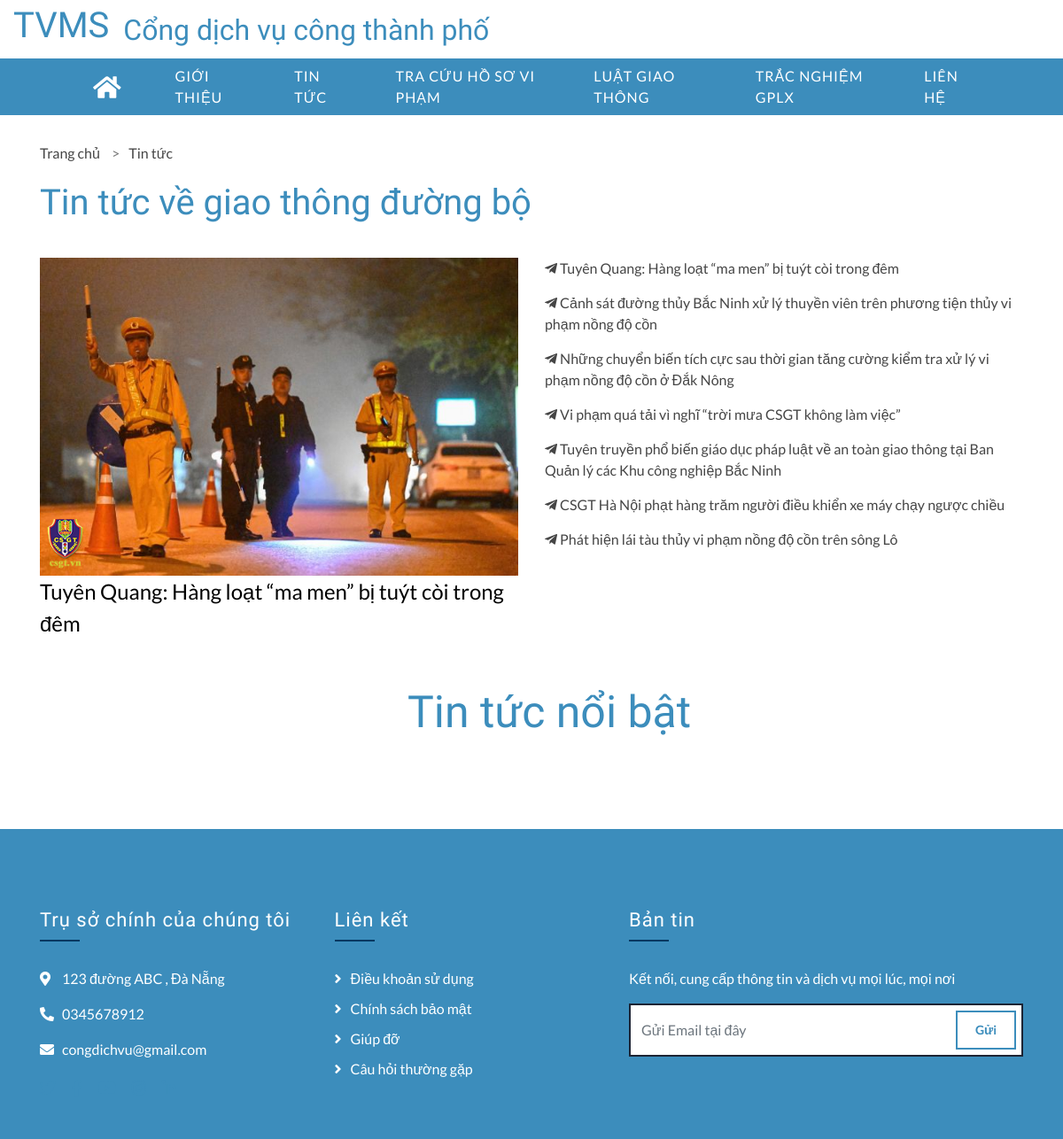
The app's page /cap-2/?page=news with its own data.
### tables this page shows
CREATE TABLE `news_list` (
  `id` int(4) NOT NULL,
  `user_id` int(30) NOT NULL,
  `title` varchar(225) NOT NULL,
  `sub_title` text NOT NULL,
  `post_date` datetime NOT NULL DEFAULT current_timestamp(),
  `image` text NOT NULL,
  `content` longtext NOT NULL,
  `updated_on` timestamp NULL DEFAULT NULL ON UPDATE current_timestamp()
);

### news.php (the view, shortened to what this page needs)
<?php require_once('inc/header.php') ?>
<?php require_once('inc/subnav.php') ?>
<div class="feature mt-125">
    <div class="container">
        <ul class="breadcrumb">
            <li class="item-breadcrumb">
                <a href="<?php echo base_url ?>?page=home">Trang chủ</a>
                <a style="padding-left: 10px">></a>
            </li>
            <li class="item-breadcrumb">
                <a href="<?php echo base_url ?>?page=news">Tin tức</a>
            </li>
        </ul>
        <h1 class="title-component">Tin tức về giao thông đường bộ</h1>
        <div class="row">
            <div class="col-md-6">
                <?php
                $qry = $conn->query("SELECT * from `news_list` order by unix_timestamp(post_date) desc limit 1 ");
                while ($row = $qry->fetch_assoc()) :
                ?>
                    <img src="<?php echo $row['image'] ?>" alt="" style="width: 100%; height: 100%;">
                    <a href="<?php echo base_url ?>?page=news-detail&id=<?php echo $row['id'] ?>" style="font-size: 24px; color: #000;">
                        <?php echo $row['title'] ?>
                    </a>
                <?php endwhile; ?>
            </div>
            <div class="col-md-6" style="display: flex; height: 100%; flex-direction: column;">
                <?php
                $qry = $conn->query("SELECT * from `news_list` order by unix_timestamp(post_date) desc ");
                while ($row = $qry->fetch_assoc()) :
                ?>
                    <a href="<?php echo base_url ?>?page=news-detail&id=<?php echo $row['id'] ?>" style="padding-bottom: 15px"><i class="fab fa-telegram-plane"></i> <?php echo $row['title'] ?>
                    </a>
                <?php endwhile; ?>
            </div>
        </div>
        <div class="testimonial">
            <div class="container">
                <div class="section-header" style="display: flex; justify-content: center; margin-top: 40px; ">
                    <h2>Tin tức nổi bật</h2>
                </div>
            </div>
        </div>
    </div>
</div>

### assets/css/style1.css (style rules this page uses)
body { color: #797979; background: #ffffff; font-family: 'Lato', sans-serif; }
h1, h2, h3, h4, h5, h6 { color: #3c8dbc; font-family: 'Oswald', sans-serif; }
a { color: #454545; transition: .3s; }
@media (min-width: 992px) { .mt-125 { margin-top: 125px; } }
.section-header { position: relative; text-align: left; margin-bottom: 45px; }
.section-header h2 { margin: 0 0 0 40px; position: relative; font-size: 50px; font-weight: 200; }
.feature { position: relative; width: 100%; }
.feature .col-md-6 { height: 100%; }
.testimonial { position: relative; width: 100%; padding: 12px 0; }
.title-component { padding-bottom: 30px; }
.breadcrumb { background: none; list-style: none; padding: 0; border-radius: 4px; margin-top: -30px; margin-bottom: 20px }
.item-breadcrumb { text-align: left; display: inline-block; padding-right: 10px; }

### records on screen
news_list: image (picture), title "Tuyên Quang: Hàng loạt “ma men” bị tuýt còi trong đêm"
news_list: title "Cảnh sát đường thủy Bắc Ninh xử lý thuyền viên trên phương tiện thủy vi phạm nồng độ cồn"
news_list: title "Những chuyển biến tích cực sau thời gian tăng cường kiểm tra xử lý vi phạm nồng độ cồn ở Đắk Nông"
news_list: title "Vi phạm quá tải vì nghĩ “trời mưa CSGT không làm việc”"
news_list: title "Tuyên truyền phổ biến giáo dục pháp luật về an toàn giao thông tại Ban Quản lý các Khu công nghiệp Bắc Ninh"
news_list: title "CSGT Hà Nội phạt hàng trăm người điều khiển xe máy chạy ngược chiều"
news_list: title "Phát hiện lái tàu thủy vi phạm nồng độ cồn trên sông Lô"
